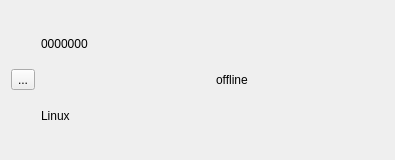
<?xml version="1.0" encoding="UTF-8"?>
<ui version="4.0">
 <class>frienditem</class>
 <widget class="QWidget" name="frienditem">
  <property name="geometry">
   <rect>
    <x>0</x>
    <y>0</y>
    <width>395</width>
    <height>160</height>
   </rect>
  </property>
  <property name="windowTitle">
   <string>Form</string>
  </property>
  <layout class="QHBoxLayout" name="horizontalLayout_2">
   <item>
    <widget class="QToolButton" name="header_button">
     <property name="cursor">
      <cursorShape>PointingHandCursor</cursorShape>
     </property>
     <property name="text">
      <string>...</string>
     </property>
    </widget>
   </item>
   <item>
    <layout class="QHBoxLayout" name="horizontalLayout">
     <property name="sizeConstraint">
      <enum>QLayout::SetNoConstraint</enum>
     </property>
     <item>
      <layout class="QVBoxLayout" name="verticalLayout">
       <item>
        <widget class="QLabel" name="id_label">
         <property name="text">
          <string>0000000</string>
         </property>
        </widget>
       </item>
       <item>
        <widget class="QLabel" name="name_label">
         <property name="text">
          <string>Linux</string>
         </property>
        </widget>
       </item>
      </layout>
     </item>
     <item>
      <widget class="QLabel" name="online_label">
       <property name="text">
        <string>offline</string>
       </property>
      </widget>
     </item>
    </layout>
   </item>
  </layout>
 </widget>
 <resources/>
 <connections/>
</ui>
